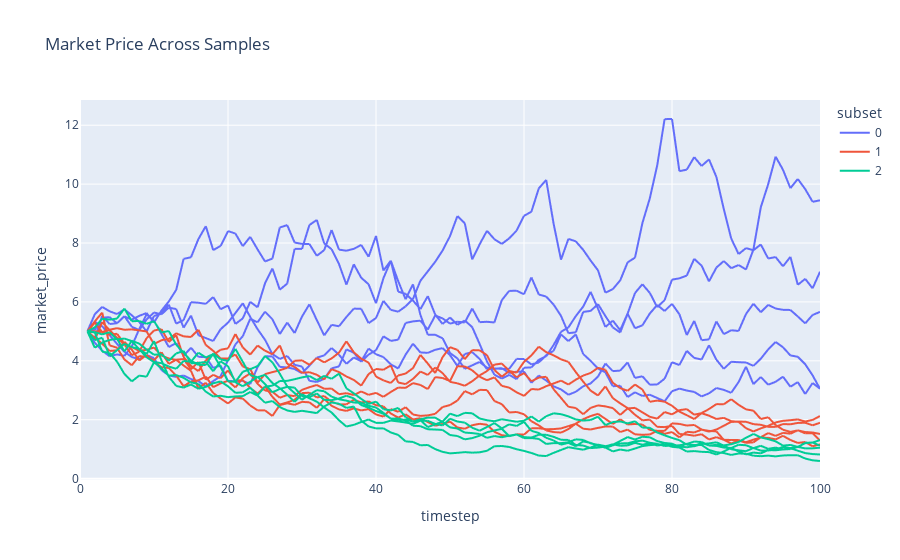

The notebook cell this image was saved under:
### Code cell
px.line(results,
        x='timestep',
        y='market_price',
        color='subset',
        title='Market Price Across Samples')

### Figure 1 — Plotly figure (JSON) as saved in the notebook; plotly's stock layout.template omitted (floating-point values rounded to 4 significant figures; data arrays with more than 128 entries replaced by an {"elided": "..."} marker saying what was removed)
{"data": [{"hovertemplate": "subset=0<br>timestep=%{x}<br>market_price=%{y}<extra></extra>", "legendgroup": "0", "line": {"color": "#636efa", "dash": "solid"}, "mode": "lines", "name": "0", "showlegend": true, "type": "scattergl", "x": {"elided": "505 int values"}, "xaxis": "x", "y": {"elided": "505 float values"}, "yaxis": "y"}, {"hovertemplate": "subset=1<br>timestep=%{x}<br>market_price=%{y}<extra></extra>", "legendgroup": "1", "line": {"color": "#EF553B", "dash": "solid"}, "mode": "lines", "name": "1", "showlegend": true, "type": "scattergl", "x": {"elided": "505 int values"}, "xaxis": "x", "y": {"elided": "505 float values"}, "yaxis": "y"}, {"hovertemplate": "subset=2<br>timestep=%{x}<br>market_price=%{y}<extra></extra>", "legendgroup": "2", "line": {"color": "#00cc96", "dash": "solid"}, "mode": "lines", "name": "2", "showlegend": true, "type": "scattergl", "x": {"elided": "505 int values"}, "xaxis": "x", "y": {"elided": "505 float values"}, "yaxis": "y"}], "layout": {"legend": {"title": {"text": "subset"}, "tracegroupgap": 0}, "title": {"text": "Market Price Across Samples"}, "xaxis": {"anchor": "y", "domain": [0, 1], "title": {"text": "timestep"}}, "yaxis": {"anchor": "x", "domain": [0, 1], "title": {"text": "market_price"}}}}
